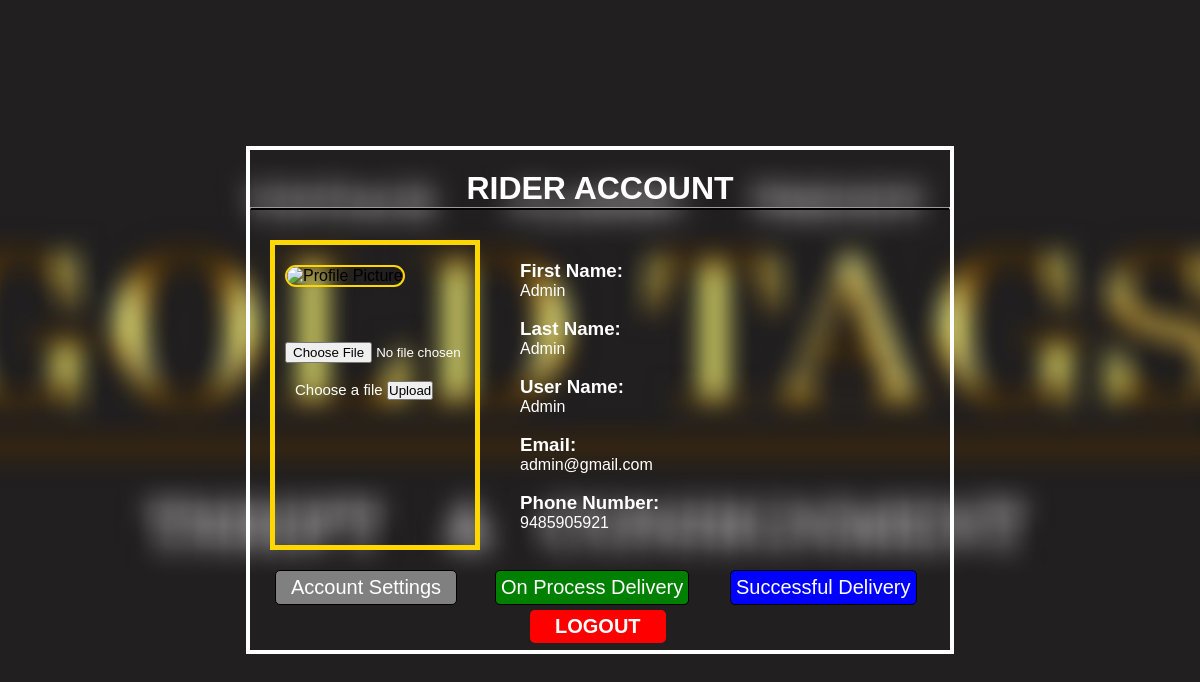
/rider_acc.php (signed in), run on the app's committed database.
### tables this page shows
CREATE TABLE `accounts` (
  `firstName` varchar(150) NOT NULL,
  `lastName` varchar(150) NOT NULL,
  `userName` varchar(150) NOT NULL,
  `email` varchar(150) NOT NULL,
  `accountPass` varchar(150) NOT NULL,
  `account_type` varchar(150) NOT NULL,
  `verification_code` int(40) NOT NULL,
  `signup_verification` int(40) NOT NULL,
  `contact_number` bigint(255) NOT NULL,
  `profile_image` varchar(255) NOT NULL
);

### rider_acc.php (the view, shortened to what this page needs)
<?php
$servername = "localhost";
$username = "root";
$password = "";
$dbname = "upload";
$connection = mysqli_connect($servername, $username, $password, $dbname);
$loggedInEmail = $_SESSION['email'];
$query = "SELECT * FROM accounts WHERE email = '$loggedInEmail'";
$result = mysqli_query($connection, $query);
if ($result && mysqli_num_rows($result) > 0) {
    $row = mysqli_fetch_assoc($result);
    $firstName = $row['firstName'];
    $lastName = $row['lastName'];
    $userName = $row['userName'];
    $email = $row['email'];
    $contactNumber = $row['contact_number'];
    $profileImage = 'profile_image/' . $row['profile_image'];
}
?>
<!DOCTYPE html>
<html lang="en">
<head>
    <link rel="stylesheet" href="rider_acc.css">
    <link rel="stylesheet" href="https://cdnjs.cloudflare.com/ajax/libs/font-awesome/5.15.4/css/all.min.css">
</head>
<body>
    <div class="container">
        <h1>RIDER ACCOUNT</h1>
        <hr>
    <div class="info">
            <img id="profilePicture" src="<?php echo $profileImage; ?>" alt="Profile Picture">
        <form action="upload.php" method="post" enctype="multipart/form-data">
          <div class="file-input-container">
                <input type="file" name="profilePictureInput" id="profilePictureInput">
          </div>
                <br>
                <label for="profilePictureInput" id="uploadLabel">Choose a file</label>
                <button type="submit">Upload</button>
        </form>
    </div>
        <div class="data">
            <h3>First Name:</h3><p id="firstName"><?php echo $firstName; ?></p></br>
            <h3>Last Name: </h3><p id="lastName"><?php echo $lastName; ?></p></br>
            <h3>User Name: </h3><p id="userName"><?php echo $userName; ?></p></br>
            <h3>Email: </h3><p id="email"><?php echo $email; ?></p></br>
            <h3>Phone Number: </h3><p id="contact_no"><?php echo $contactNumber; ?></p><br>
            <div class="button">
            <a href="profile_edit.php" id="account">Account Settings</a>
                <p><a href="on_process.php?rider_email=cute@gmail.com" class="refund">On Process Delivery</a></p><br>
                <p><a href="delivered.php" class="success">Successful Delivery</a></p><br>
                <p><a href="logout.php" class="logoutBtn">LOGOUT</a></p><br>
            </div>
        </div>
    </div>
</body>
</html>

### rider_acc.css (style rules this page uses)
* { margin:0; padding: 0; }
body { background-image: url("image.jpg"); background-attachment: fixed; background-size: cover; background-position: center; font-family: Arial, sans-serif; display: flex; justify-content: center; align-items: center; margin: 0; padding: 0; height: 100vh; }
.container { border: 4px solid white; height: 500px; width: 700px; }
h1 { text-align: center; color: white; margin-top: 20px; }
hr { border-bottom: 2px solid black; }
.info { margin-top: 30px; margin-left: 20px; border: 5px solid gold; width: 200px; height: 300px; }
#profilePicture { margin-left: 10px; margin-top: 20px; border: 2px solid gold; border-radius: 20px; width: 180px; height: 150px; }
#profilePictureInput { margin-top: 55px; margin-left: 10px; }
.data { margin-top: -290px; margin-left: 270px; color: white; }
.button { display: flex; margin-top: 50px; margin-left: 60px; }
.success { position: absolute; margin-left: 150px; margin-top: -30px; background-color: blue; border-radius: 5px; text-decoration: none; font-size: 20px; border: 1px solid black; padding: 5px; color: white; transition: border-bottom 0.3s ease; }
#account { font-size: 20px; color: white; text-decoration: none; background-color: gray; position: absolute; padding: 5px 15px; margin-top: -30px; margin-left: -305px; border: 1px solid black; border-radius: 5px; transition: border-bottom 0.3s ease; }
.file-input-container { width: 200px; overflow: hidden; text-overflow: ellipsis; white-space: nowrap; }
#uploadLabel, #profilePictureInput { color: white; }
#uploadLabel { margin-left: 20px; font-size: 15px; }
.refund { position: absolute; text-decoration: none; font-size: 20px; color: white; background-color: green; border: 1px solid black; border-radius: 5px; padding: 5px; margin-left: -85px; margin-top: -30px; transition: border-bottom 0.3s ease; }
.logoutBtn { position: absolute; color: white; font-weight: bolder; text-decoration: none; background-color: red; padding: 5px 25px 5px 25px; font-size: 20px; border-radius: 5px; margin-top: 10px; margin-left: -50px; }

### data on the page
accounts: firstName "Admin", lastName "Admin", userName "Admin", email "admin@gmail.com", contact_number "9485905921"
